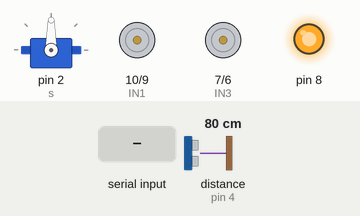
Recording of a sketch running on a simulated Arduino Uno, built with avr-gcc and run on an emulated ATmega328P. Parts: servo, motor-driver pin pairs drawn as motors (green arrow = first pin HIGH = forward, orange = second pin HIGH = backward, longer = more drive, scaled by the enable pin), output pins drawn as LEDs (lit = HIGH). The test bench sets the inputs (shaded band); at power-on: distance to the obstacle (sensor on pin 4) 80 cm. The echo pulse lasts 58.3 µs per cm.

Above: at 1.2 s.
1.3 s: "3" received over Serial
At 3.5 s:
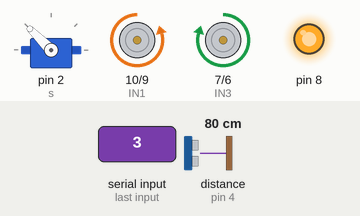
4.6 s: "1" received over Serial
At 6.6 s:
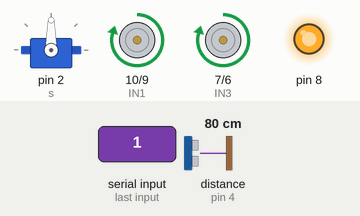
7.9 s: "2" received over Serial
At 9.4 s:
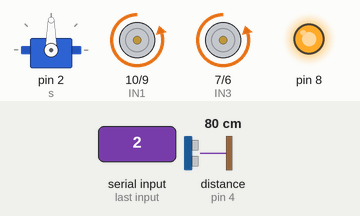
11.1 s: "4" received over Serial
At 13.1 s:
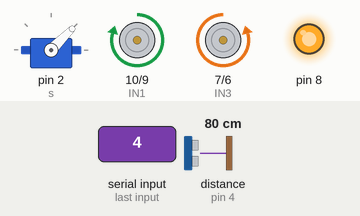
Timing chart, 0 to 14.9 s (numbered marks = the images above; inputs shaded):
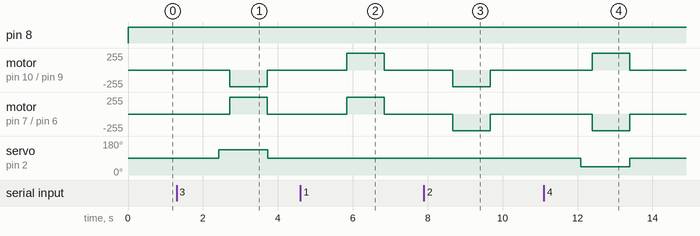

The sketch:

arduino_Car-bluetooth.ino
```cpp
#include <Ultrasonic.h>
Ultrasonic u = Ultrasonic(3,4); // trigger, echo

#include <Servo.h>
Servo s = Servo();

int ENA = 11;
int IN1 = 10;
int IN2 = 9;

int ENB = 5;
int IN3 = 7;
int IN4 = 6;

void setup() {
  // put your setup code here, to run once:
  s.attach(2);  // servo

  // Motor A
  pinMode(ENA,OUTPUT);
  pinMode(IN1,OUTPUT);
  pinMode(IN2,OUTPUT);
  analogWrite(ENA,250);

  // Motor B
  pinMode(ENB,OUTPUT);
  pinMode(IN3,OUTPUT);
  pinMode(IN4,OUTPUT);
  analogWrite(ENB,250);

  // LED
  pinMode(8,OUTPUT);

  Serial.begin(9600);

}

void loop() {
  // put your main code here, to run repeatedly:

  int x = Serial.read();

  digitalWrite(8,HIGH);

  // next
  digitalWrite(13,HIGH);
  digitalWrite(12,LOW);
  delay(300);
  digitalWrite(13,LOW);
  digitalWrite(12,HIGH);
  delay(300);


  // Forward
  if (x == '1'){
    s.write(90);
    delay(300);
    int d = u.read();
    if( d > 20 ){
      digitalWrite(IN1,HIGH);
      digitalWrite(IN2,LOW);
      digitalWrite(IN3,HIGH);
      digitalWrite(IN4,LOW);
      delay(1000);
      digitalWrite(IN1,LOW);
      digitalWrite(IN2,LOW);
      digitalWrite(IN3,LOW);
      digitalWrite(IN4,LOW);
      }
    }

  // Reverse
  if (x == '2'){
    int d = u.read();
    if( d > 20 ){
      digitalWrite(IN1,LOW);
      digitalWrite(IN2,HIGH);
      digitalWrite(IN3,LOW);
      digitalWrite(IN4,HIGH);
      delay(1000);
      digitalWrite(IN1,LOW);
      digitalWrite(IN2,LOW);
      digitalWrite(IN3,LOW);
      digitalWrite(IN4,LOW);
      }
    }

  // Turn Left
  if (x == '3'){
    s.write(135);
    delay(300);
    int d = u.read();
    if( d > 20 ){
      digitalWrite(IN1,LOW);
      digitalWrite(IN2,HIGH);
      digitalWrite(IN3,HIGH);
      digitalWrite(IN4,LOW);
      delay(1000);
      digitalWrite(IN1,LOW);
      digitalWrite(IN2,LOW);
      digitalWrite(IN3,LOW);
      digitalWrite(IN4,LOW);
      }
      s.write(90);
    }

  // Turn Right
  if (x == '4'){
    s.write(45);
    delay(300);
    int d = u.read();
    if( d > 20 ){
      digitalWrite(IN1,HIGH);
      digitalWrite(IN2,LOW);
      digitalWrite(IN3,LOW);
      digitalWrite(IN4,HIGH);
      delay(1000);
      digitalWrite(IN1,LOW);
      digitalWrite(IN2,LOW);
      digitalWrite(IN3,LOW);
      digitalWrite(IN4,LOW);
      }
      s.write(90);
    }

  // Stop
  if (x == '5'){
      digitalWrite(IN1,LOW);
      digitalWrite(IN2,LOW);
      digitalWrite(IN3,LOW);
      digitalWrite(IN4,LOW);
    }

   int d = u.read();
   if ( d < 20 ){
    digitalWrite(13,HIGH);
    digitalWrite(12,HIGH);
    }

}
```

Measured:
- after the input at 1.3 s, motor on pin 10 (IN1) / pin 9 (IN2): stopped → backward 250/255 after 1.4 s, → stopped 1.0 s later; motor on pin 7 (IN3) / pin 6 (IN4): stopped → forward 250/255 after 1.4 s, → stopped 1.0 s later; servo on pin 2 (s): 90° → 135° after 1.1 s, → 90° 1.3 s later
- after the input at 4.6 s, motor on pin 10 (IN1) / pin 9 (IN2), motor on pin 7 (IN3) / pin 6 (IN4): stopped → forward 250/255 after 1.2 s, → stopped 1.0 s later
- after the input at 7.9 s, motor on pin 10 (IN1) / pin 9 (IN2), motor on pin 7 (IN3) / pin 6 (IN4): stopped → backward 250/255 after 0.76 s, → stopped 1.0 s later
- after the input at 11.1 s, motor on pin 10 (IN1) / pin 9 (IN2): stopped → forward 250/255 after 1.3 s, → stopped 1.0 s later; motor on pin 7 (IN3) / pin 6 (IN4): stopped → backward 250/255 after 1.3 s, → stopped 1.0 s later; servo on pin 2 (s): 90° → 45° after 0.99 s, → 90° 1.3 s later
